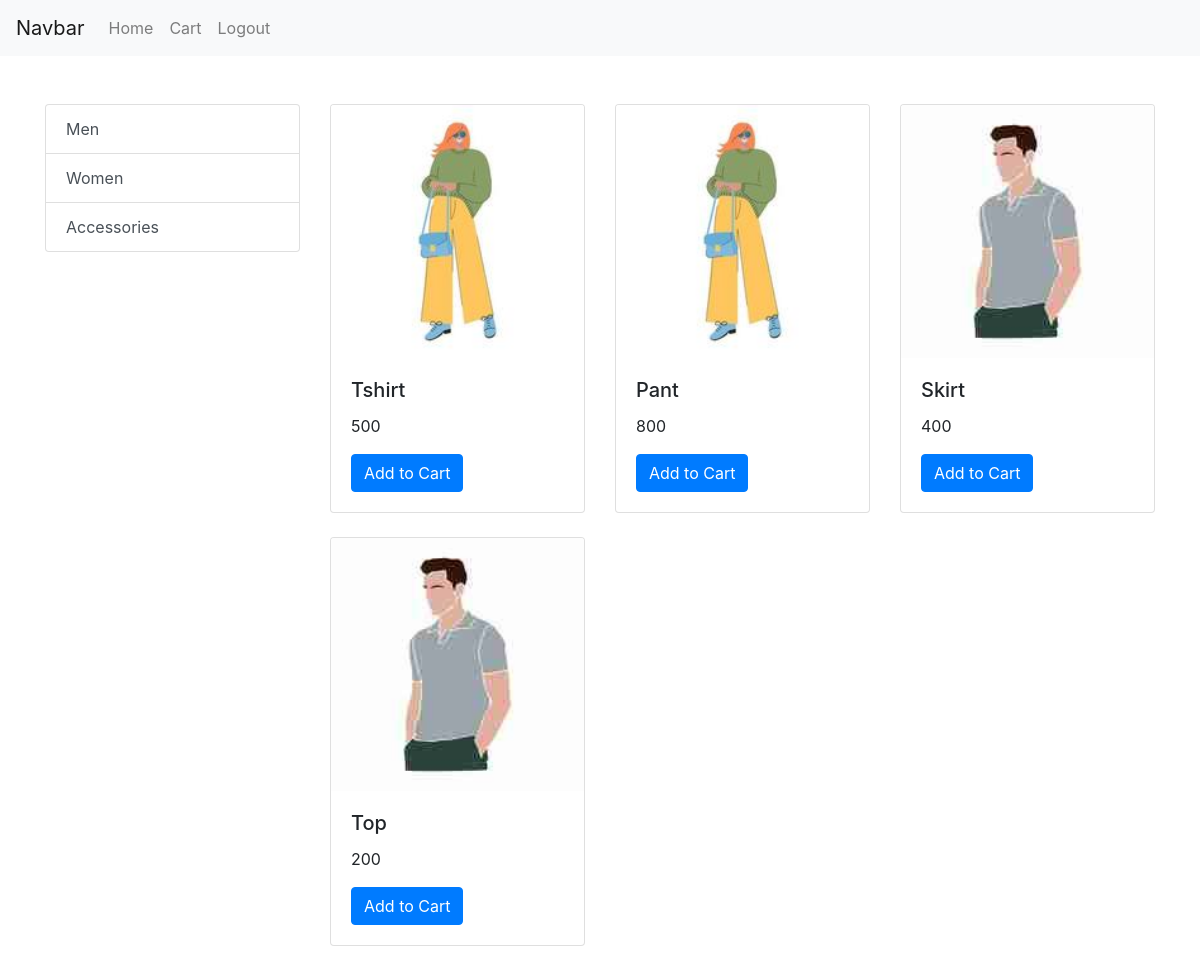
/store/, run on the app's committed database.
### store/models.py (models this page shows, shortened)
class Category(models.Model):
    id=models.AutoField
    name=models.CharField(max_length=50)
    def __str__(self):
        return self.name

class Product(models.Model):
    id=models.AutoField
    name = models.CharField(max_length=100)
    price = models.IntegerField(default=0)
    category=models.ForeignKey(Category,on_delete=models.CASCADE,default="")
    image=models.ImageField(upload_to='products/')

### store/views.py (the view, shortened to what this page needs)
# urls.py: path('store/',include('store.urls')),
def store(request):
    if request.method=='GET':
        products=Product.objects.all()
        categories=Category.objects.all()
        categroy_id=request.GET.get('category')
        if categroy_id:
            products=Product.products_bycategory(categroy_id)
        data={}
        user_email=request.session.get('user_email')
        print(user_email)
        data['products']=products
        data['categories']=categories
        return render(request,'store.html',data)

### store/templates/store.html
{%extends 'base.html'%}
{% block Body %}
  <div class="container mt-5">
    <div class="row">
      <div class="col-md-3">
        <div class="list-group">
          {%for category in categories%}
          <a href="/store/?category={{category.id}}" class="list-group-item list-group-item-action">{{category}}</a>
          {%endfor%}
        </div>
      </div>
      <div class="col-md-9">
        <div class="row">
          {%for product in products%}
          <div class="col-md-4 mb-4">
            <div class="card">
              <img src="{{product.image.url}}" class="card-img-top" alt="Product 1">
              <div class="card-body">
                <h5 class="card-title">{{product.name}}</h5>
                <p class="card-text">{{product.price}}</p>
                {%if profile%}
                {%if product in product_incartitem %}
                <form method="GET" action="">
                  {% csrf_token %}
                  <button type="submit" class="btn btn-primary disbaled">Added to Cart</button>
                </form>
                {%else%}
                <form method="POST" action="">
                  {% csrf_token %}
                  <input type="hidden" name="product_id" value="{{ product.id }}">
                  <button type="submit" class="btn btn-primary ">Add to Cart</button>
                </form>
                {%endif%}
                {%else%}
                <a href="/signup/" class="btn btn-primary">Add to Cart</a>
                {%endif%}
              </div>
            </div>
          </div>
          {%endfor%}
        </div>
      </div>
    </div>
  </div>
{%endblock%}

### data on the page
Category: name "Men"
Category: name "Women"
Category: name "Accessories"
Product: image (picture), name "Tshirt", price "500"
Product: image (picture), name "Pant", price "800"
Product: image (picture), name "Skirt", price "400"
Product: image (picture), name "Top", price "200"
